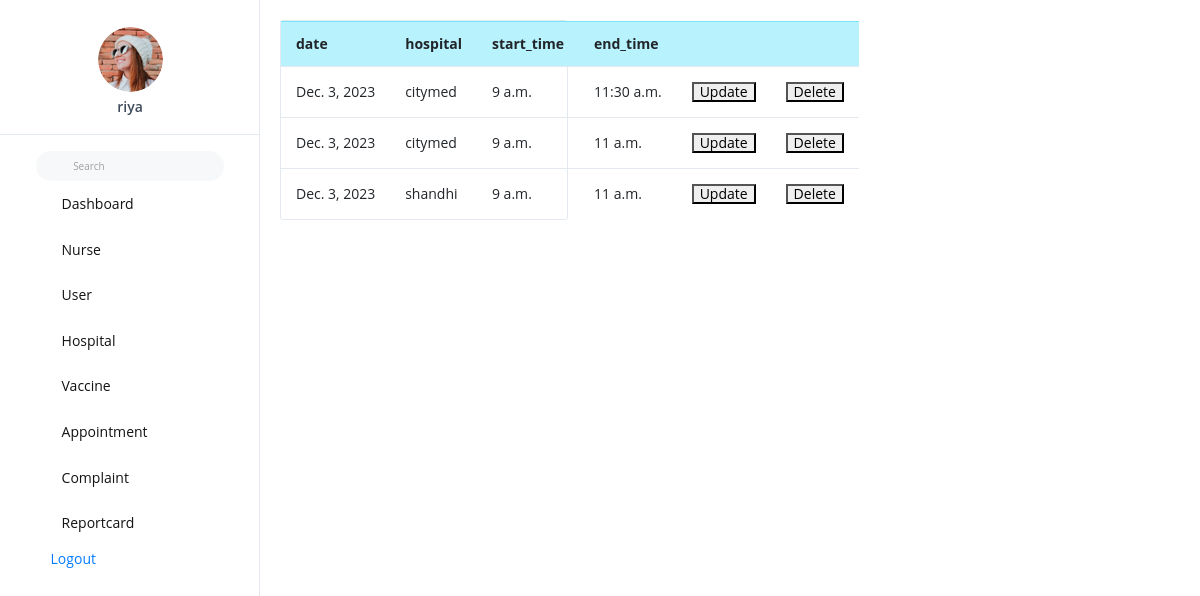
Page /appointment_view (signed in) on the earlier database version.
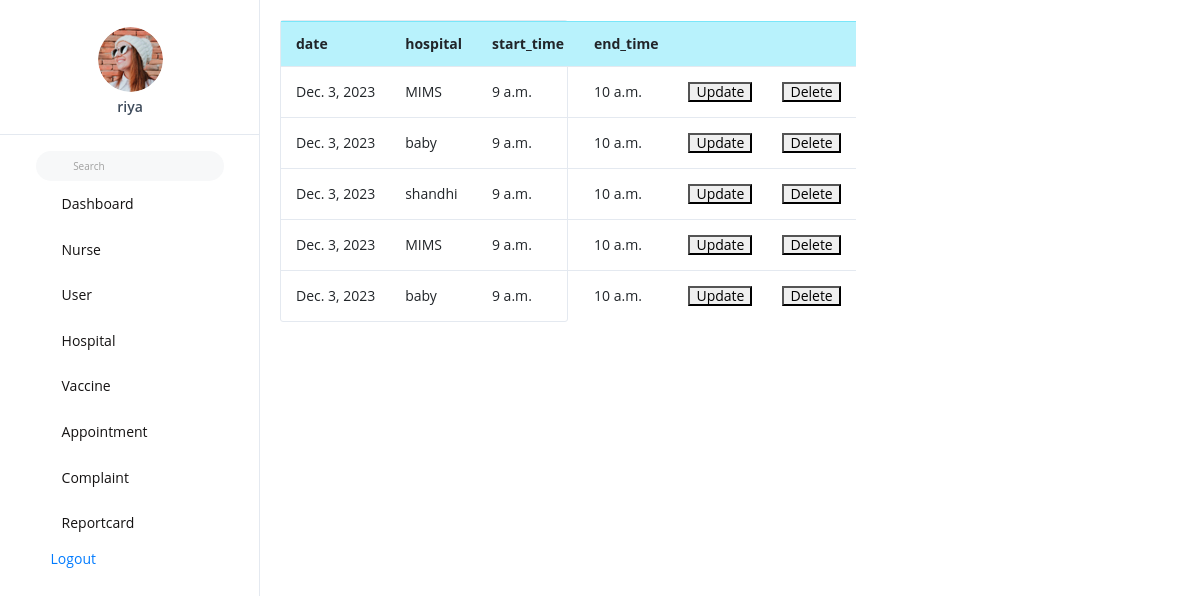
Same page on the later database version.
### vacapp/models.py (models this page shows)
class Appointment(models.Model):
    date = models.DateField(blank=True, null=True)
    hospital = models.ForeignKey(Hospital, on_delete=models.CASCADE)
    start_time = models.TimeField(blank=True, null=True)
    end_time = models.TimeField(blank=True, null=True)
    vaccine = models.ForeignKey(Vaccine, on_delete=models.CASCADE)

class Hospital(models.Model):
    name = models.CharField(max_length=250,blank=True, null=True)
    place = models.CharField(max_length=20,blank=True, null=True)
    email = models.EmailField()
    contact = models.CharField(max_length=20,blank=True, null=True)
    def __str__(self):
        return self.name or f"Hospital {self.id}"

### vacapp/admin_views.py (the view)
# urls.py: path('appointment_view', admin_views.appointment_view, name='appointment_view'),
@login_required(login_url='login_view')
def appointment_view(request):
    new = Appointment.objects.all()
    return render(request, 'admintemp/appointment_view.html', {"new": new})

### templates/admintemp/appointment_view.html
{% extends 'admintemp/base.html' %}
{% load crispy_forms_tags %}
{% block content %}
<div class="card" style="width: 18rem;">
 <table class="table">
  <tbody>
  <tr class="table-info">
      <th scope="col">date</th>
      <th scope="col">hospital</th>
      <th scope="col">start_time</th>
      <th scope="col">end_time</th>
      <th scope="col"></th>
      <th scope="col"></th>
    </tr>
  {% for i in new %}
  <tr>
      <td>{{i.date}}</td>
      <td>{{i.hospital}}</td>
      <td>{{i.start_time}}</td>
      <td>{{i.end_time}}</td>
      <td><a href="{% url 'appointment_update' i.id %}"><button>Update</button></a></td>
      <td><a href="{% url 'appointment_delete' i.id %}"><button>Delete</button></a></td>
  </tr>
    {% endfor %}
</table>
</div>
{% endblock %}

Differences in the rows shown:
changed Appointment (number 1 of 5 on the later page): hospital "citymed" → "MIMS"; end_time "11:30 a.m." → "10 a.m."
added Appointment: date "Dec. 3, 2023", hospital "baby", start_time "9 a.m.", end_time "10 a.m."
added Appointment: date "Dec. 3, 2023", hospital "shandhi", start_time "9 a.m.", end_time "10 a.m."
changed Appointment (number 4 of 5 on the later page): hospital "citymed" → "MIMS"; end_time "11 a.m." → "10 a.m."
changed Appointment (number 5 of 5 on the later page): hospital "shandhi" → "baby"; end_time "11 a.m." → "10 a.m."
